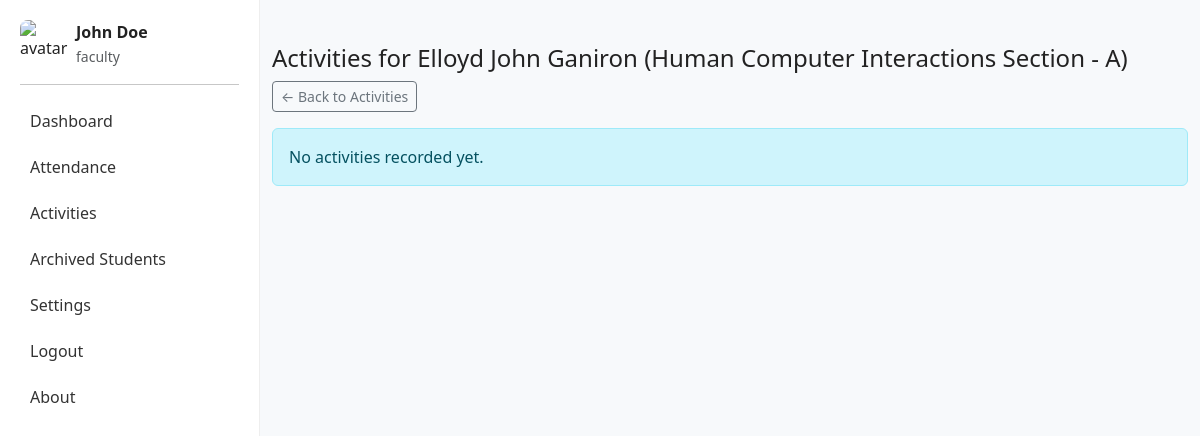
/faculty/update_activities.php?student=55&subject=2 (signed in), run on the app's committed database.
### tables this page shows
CREATE TABLE `students` (
  `id` int(11) NOT NULL,
  `subject_id` int(11) NOT NULL,
  `lastname` varchar(255) NOT NULL,
  `firstname` varchar(255) NOT NULL,
  `course` varchar(100) DEFAULT '',
  `year_level` varchar(50) DEFAULT '',
  `avatar` varchar(255) DEFAULT 'assets/img/default-avatar.png',
  `archived` tinyint(1) DEFAULT '0',
  `created_at` timestamp NOT NULL DEFAULT CURRENT_TIMESTAMP
);

CREATE TABLE `subjects` (
  `id` int(11) NOT NULL,
  `faculty_id` int(11) NOT NULL,
  `name` varchar(255) NOT NULL,
  `code` varchar(100) DEFAULT '',
  `schedule` varchar(255) DEFAULT '',
  `created_at` timestamp NOT NULL DEFAULT CURRENT_TIMESTAMP
);

### faculty/update_activities.php (the view, shortened to what this page needs)
<?php
$pdo = pdo();
$student_id = intval($_GET['student'] ?? 0);
$subject_id = intval($_GET['subject'] ?? 0);
$stStmt = $pdo->prepare("SELECT * FROM students WHERE id = ? AND subject_id = ?");
$stStmt->execute([$student_id, $subject_id]);
$student = $stStmt->fetch();
$subStmt = $pdo->prepare("SELECT * FROM subjects WHERE id = ?");
$subStmt->execute([$subject_id]);
$subject = $subStmt->fetch();
$actsStmt = $pdo->prepare("SELECT * FROM activities WHERE student_id = ? AND subject_id = ? ORDER BY id DESC");
$actsStmt->execute([$student_id, $subject_id]);
$activities = $actsStmt->fetchAll();
?>
<!doctype html>
<html>
<head>
  <link href="https://cdn.jsdelivr.net/npm/bootstrap@5.3.2/dist/css/bootstrap.min.css" rel="stylesheet">
  <link rel="stylesheet" href="../assets/css/style.css">
</head>
<body>
  <?php include '../shared/left_nav.php'; ?>
  <main class="main-content">
    <div class="container py-4">
      <h4>Activities for <?php echo htmlspecialchars($student['firstname'] . ' ' . $student['lastname']) ?> <?php echo isset($subject['name']) ? '(' . htmlspecialchars($subject['name']) . ')' : '' ?></h4>
      <p>
        <a href="activities.php?subject=<?php echo (int)$subject_id ?>" class="btn btn-outline-secondary btn-sm">&larr; Back to Activities</a>
      </p>
      <?php if (empty($activities)): ?>
        <div class="alert alert-info">No activities recorded yet.</div>
      <?php endif; ?>
    </div>
  </main>
</body>
</html>

### assets/css/style.css (style rules this page uses)
body { font-family: system-ui, -apple-system, "Segoe UI", Roboto, "Helvetica Neue", Arial; background:#f7f9fb; color:#222; }

### shared/left_nav.php (style rules this page uses)
.main-content { margin-left:260px; padding-top:20px; }

### data on the page
students: firstname+lastname "Elloyd John Ganiron"
subjects: name "Human Computer Interactions Section - A"

### other printed values
$user['fullname'] ?: $user['username'] "John Doe"
$user['role'] "faculty"
$l['label'] "Dashboard"
$l['label'] "Attendance"
$l['label'] "Activities"
$l['label'] "Archived Students"
$l['label'] "Settings"
$l['label'] "Logout"
$l['label'] "About"
